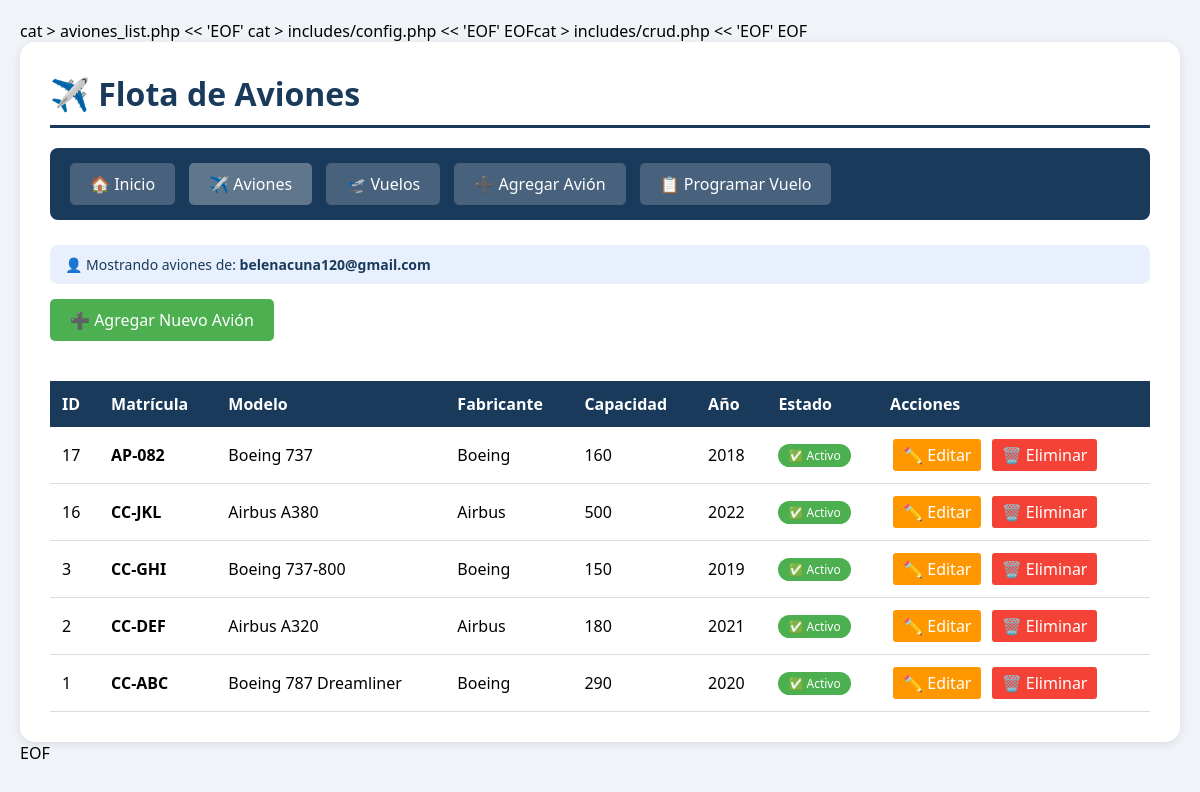
Page /aviones_list.php (signed in) on the earlier database version.
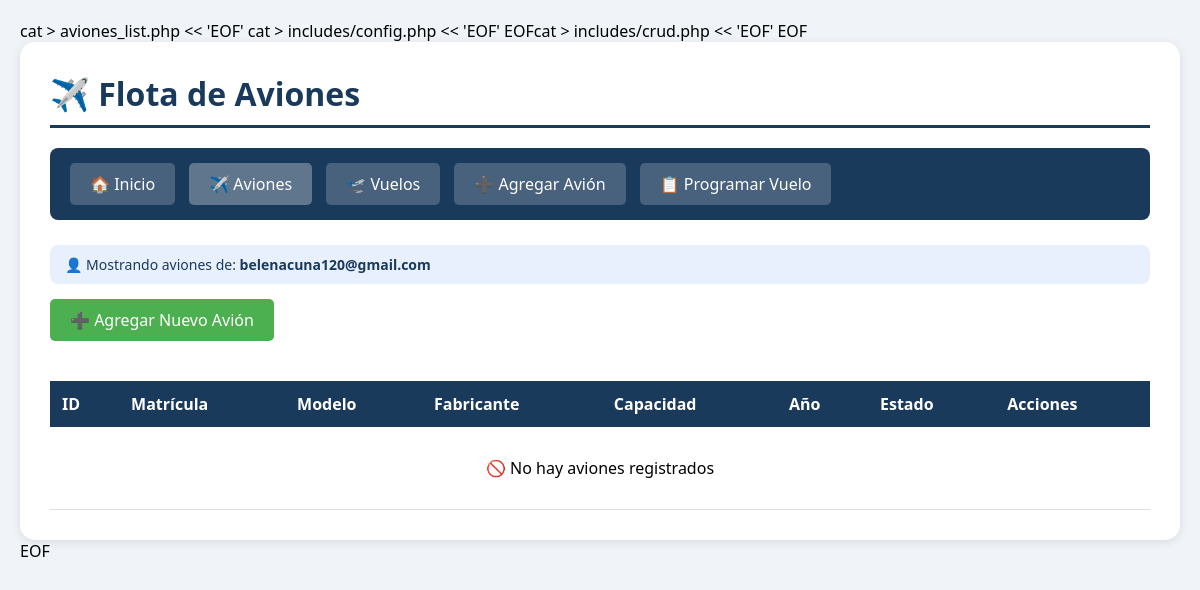
Same page on the later database version.
### tables this page shows
CREATE TABLE aviones (
    id INTEGER PRIMARY KEY AUTOINCREMENT,
    matricula TEXT UNIQUE NOT NULL,
    modelo TEXT NOT NULL,
    fabricante TEXT NOT NULL,
    capacidad INTEGER NOT NULL,
    año_fabricacion INTEGER,
    estado TEXT DEFAULT 'Activo',
    fecha_registro TIMESTAMP DEFAULT CURRENT_TIMESTAMP
, usuario_id INTEGER REFERENCES usuarios(id));

### aviones_list.php (the view, shortened to what this page needs)
<?php
require_once 'includes/config.php';
require_once 'includes/crud.php';
$usuario_id = $_SESSION['usuario_id'];
$sql = "SELECT * FROM aviones WHERE usuario_id = ? OR usuario_id IS NULL ORDER BY id DESC";
$stmt = $db->prepare($sql);
$stmt->execute([$usuario_id]);
$aviones = $stmt->fetchAll();
?>
<!DOCTYPE html>
<html lang="es">
<head>
</head>
<body>
    <div class="container">
        <h1>✈️ Flota de Aviones</h1>
        <div class="navbar">
            <a href="index.php">🏠 Inicio</a>
            <a href="aviones_list.php" style="background:rgba(255,255,255,0.3);">✈️ Aviones</a>
            <a href="vuelos_list.php">🛫 Vuelos</a>
            <a href="aviones_create.php">➕ Agregar Avión</a>
            <a href="vuelos_create.php">📋 Programar Vuelo</a>
        </div>
        <div class="aviso">
            👤 Mostrando aviones de: <strong><?= htmlspecialchars($_SESSION['usuario_email']) ?></strong>
        </div>
        <a href="aviones_create.php" class="btn-agregar">➕ Agregar Nuevo Avión</a>
        <table>
            <thead>
                <tr>
                    <th>ID</th>
                    <th>Matrícula</th>
                    <th>Modelo</th>
                    <th>Fabricante</th>
                    <th>Capacidad</th>
                    <th>Año</th>
                    <th>Estado</th>
                    <th>Acciones</th>
                </tr>
            </thead>
            <tbody>
                <?php if (count($aviones) > 0): ?>
                    <?php foreach ($aviones as $avion): ?>
                        <tr>
                            <td><?= $avion['id'] ?></td>
                            <td><strong><?= htmlspecialchars($avion['matricula']) ?></strong></td>
                            <td><?= htmlspecialchars($avion['modelo']) ?></td>
                            <td><?= htmlspecialchars($avion['fabricante']) ?></td>
                            <td><?= $avion['capacidad'] ?></td>
                            <td><?= $avion['año_fabricacion'] ?></td>
                            <td>
                                <?php if ($avion['estado'] == 'Activo'): ?>
                                    <span class="status-activo">✅ Activo</span>
                                <?php elseif ($avion['estado'] == 'Mantenimiento'): ?>
                                    <span class="status-mantenimiento">🔧 Mantenimiento</span>
                                <?php else: ?>
                                    <span class="status-retirado">❌ Retirado</span>
                                <?php endif; ?>
                            </td>
                            <td class="acciones">
                                <a href="aviones_update.php?id=<?= $avion['id'] ?>" class="btn-editar">✏️ Editar</a>
                                <a href="aviones_delete.php?id=<?= $avion['id'] ?>" class="btn-eliminar" onclick="return confirm('¿Estás seguro de eliminar este avión?')">🗑️ Eliminar</a>
                            </td>
                        </tr>
                    <?php endforeach; ?>
                <?php else: ?>
                    <tr>
                        <td colspan="8" style="text-align:center;padding:30px;">
                            🚫 No hay aviones registrados
                        </td>
                    </tr>
                <?php endif; ?>
            </tbody>
        </table>
    </div>
</body>
</html>

Differences in the rows shown:
no longer on this page (row edited): aviones: id "17", matricula "AP-082", modelo "Boeing 737", fabricante "Boeing", capacidad "160", año_fabricacion "2018", estado "✅ Activo"
no longer on this page (row edited): aviones: id "16", matricula "CC-JKL", modelo "Airbus A380", fabricante "Airbus", capacidad "500", año_fabricacion "2022", estado "✅ Activo"
no longer on this page (row edited): aviones: id "3", matricula "CC-GHI", modelo "Boeing 737-800", fabricante "Boeing", capacidad "150", año_fabricacion "2019", estado "✅ Activo"
no longer on this page (row edited): aviones: id "2", matricula "CC-DEF", modelo "Airbus A320", fabricante "Airbus", capacidad "180", año_fabricacion "2021", estado "✅ Activo"
no longer on this page (row edited): aviones: id "1", matricula "CC-ABC", modelo "Boeing 787 Dreamliner", fabricante "Boeing", capacidad "290", año_fabricacion "2020", estado "✅ Activo"
Other differences:
text now shown: "🚫 No hay aviones registrados"
